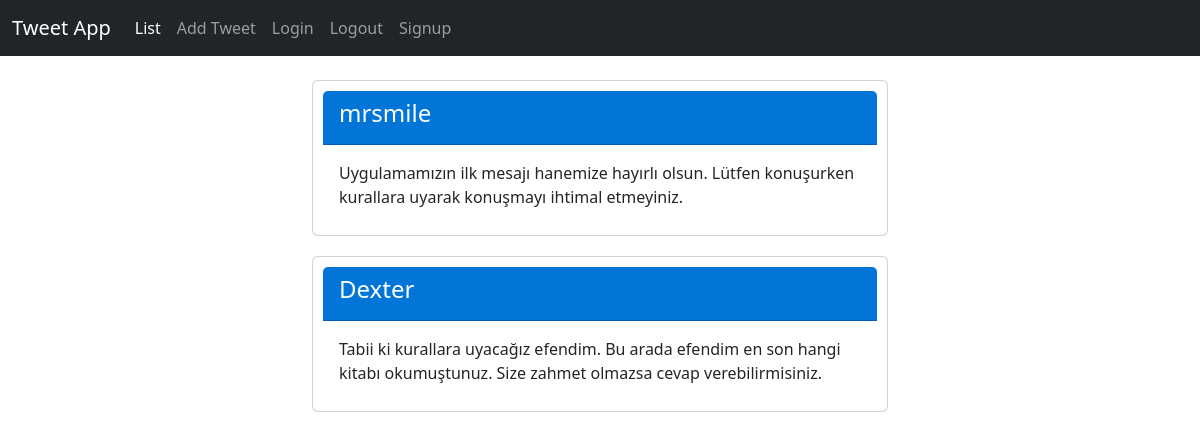
The page / on the database its author committed.
### tweetapp/models.py (models this page shows, shortened)
class Tweet(models.Model):
    username = models.ForeignKey(User, on_delete=models.CASCADE, null=True)
    message = models.CharField(max_length=100)

### tweetapp/views.py (the view)
# urls.py: path('', views.listtweet, name='listtweet'),
def listtweet(request):
    all_tweets = models.Tweet.objects.all()
    tweet_dict = {"tweets": all_tweets}
    return render(request, 'tweetapp/listtweet.html', context=tweet_dict)

### tweetapp/templates/tweetapp/listtweet.html (shortened to what this page needs)
{% extends "base.html" %}
{%block content%}
<div class="container" style="width: 50%;">
    {%for tweet in tweets%}
    <div class="card" style="padding: 10px; margin-bottom: 20px;">
        <div class="card-header" style="background-color: #0275d8 ;">
            <h4 class="card-title" style="color: white;">{{tweet.username}}</h4>
        </div>
        <div class="card-body">
            <p class="card-text">{{tweet.message}}</p>
        </div>
    </div>
    {%endfor%}
</div>
{%endblock%}

### templates/base.html (shortened to what this page needs)
{% load static %}
<!DOCTYPE html>
<html lang="en">
<head>
    <link href="https://cdn.jsdelivr.net/npm/bootstrap@5.3.1/dist/css/bootstrap.min.css" rel="stylesheet">
    <link rel="stylesheet" href="{% static 'tweetapp/customform.css' %}">
</head>
<body>
    <nav class="navbar navbar-expand-md navbar-dark bg-dark mb-4">
        <div class="container-fluid">
          <a class="navbar-brand" href="{% url 'tweetapp:listtweet' %}">Tweet App</a>
          <div class="collapse navbar-collapse" id="navbarCollapse">
            <ul class="navbar-nav me-auto mb-2 mb-md-0">
              <li class="nav-item">
                <a class="nav-link active" aria-current="page" href="{% url 'tweetapp:listtweet' %}">List</a>
              </li>
              <li class="nav-item">
                <a class="nav-link" href="{% url 'tweetapp:addtweet' %}">Add Tweet</a>
              </li>
              <li class="nav-item">
                <a class="nav-link" href="{% url 'login' %}">Login</a>
              </li>
              <li class="nav-item">
                <a class="nav-link" href="{% url 'logout' %}?next=/">Logout</a>
              </li>
              <li class="nav-item">
                <a class="nav-link" href="{% url 'tweetapp:signup' %}">Signup</a>
              </li>
            </ul>
          </div>
        </div>
      </nav>
    {%block content%}
    {%endblock%}
</body>
</html>

### rows shown on the page
Tweet: username "mrsmile", message "Uygulamamızın ilk mesajı hanemize hayırlı olsun. Lütfen konuşurken kurallara uyarak konuşmayı ihtimal etmeyiniz."
Tweet: username "Dexter", message "Tabii ki kurallara uyacağız efendim. Bu arada efendim en son hangi kitabı okumuştunuz. Size zahmet olmazsa cevap verebilirmisiniz."
